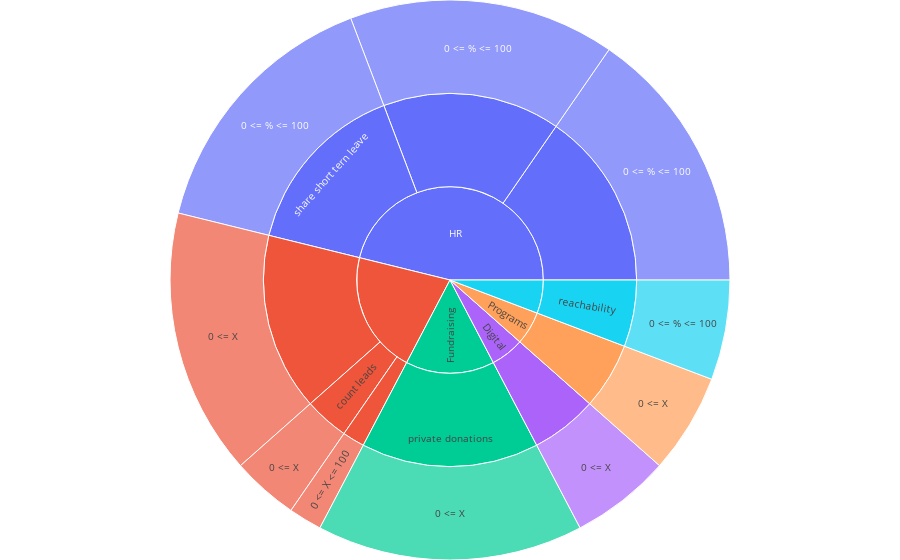

Notebook code cell kept with this figure:
### Code cell
# @title
fig = px.sunburst(df, path=['circle', 'kpi','range'])#, values='value')
fig.update_layout(margin = dict(t=0, l=0, r=0, b=0))
fig.update_layout(uniformtext=dict(minsize=10, mode='hide'))
fig.show()

### Figure 1 — Plotly figure (JSON) as saved in the notebook; plotly's stock layout.template omitted (floating-point values rounded to 4 significant figures)
{"data": [{"branchvalues": "total", "domain": {"x": [0, 1], "y": [0, 1]}, "hovertemplate": "labels=%{label}<br>count=%{value}<br>parent=%{parent}<br>id=%{id}<extra></extra>", "ids": ["HR/involuntary headcount change (FTE)/0 <= % <= 100", "Programs - Children - Counceling/reachability/0 <= % <= 100", "HR/share of teams constituted as circles/0 <= % <= 100", "HR/share short tern leave/0 <= % <= 100", "Digital/additional monetization/savings from CRM/0 <= X", "Programs/additional monetization/savings from programs/0 <= X", "Programs - Parents -Online/count leads/0 <= X", "Programs - Parents -Online/count sessions on .projuventute.ch/0 <= X", "Fundraising/private donations/0 <= X", "Programs - Parents -Online/net promoter score/0 <= X <= 100", "Digital/additional monetization/savings from CRM", "Programs/additional monetization/savings from programs", "Programs - Parents -Online/count leads", "Programs - Parents -Online/count sessions on .projuventute.ch", "HR/involuntary headcount change (FTE)", "Programs - Parents -Online/net promoter score", "Fundraising/private donations", "Programs - Children - Counceling/reachability", "HR/share of teams constituted as circles", "HR/share short tern leave", "Digital", "Fundraising", "HR", "Programs", "Programs - Children - Counceling", "Programs - Parents -Online"], "labels": ["0 <= % <= 100", "0 <= % <= 100", "0 <= % <= 100", "0 <= % <= 100", "0 <= X", "0 <= X", "0 <= X", "0 <= X", "0 <= X", "0 <= X <= 100", "additional monetization/savings from CRM", "additional monetization/savings from programs", "count leads", "count sessions on .projuventute.ch", "involuntary headcount change (FTE)", "net promoter score", "private donations", "reachability", "share of teams constituted as circles", "share short tern leave", "Digital", "Fundraising", "HR", "Programs", "Programs - Children - Counceling", "Programs - Parents -Online"], "name": "", "parents": ["HR/involuntary headcount change (FTE)", "Programs - Children - Counceling/reachability", "HR/share of teams constituted as circles", "HR/share short tern leave", "Digital/additional monetization/savings from CRM", "Programs/additional monetization/savings from programs", "Programs - Parents -Online/count leads", "Programs - Parents -Online/count sessions on .projuventute.ch", "Fundraising/private donations", "Programs - Parents -Online/net promoter score", "Digital", "Programs", "Programs - Parents -Online", "Programs - Parents -Online", "HR", "Programs - Parents -Online", "Fundraising", "Programs - Children - Counceling", "HR", "HR", "", "", "", "", "", ""], "type": "sunburst", "values": [8, 3, 8, 8, 3, 3, 2, 8, 8, 1, 3, 3, 2, 8, 8, 1, 8, 3, 8, 8, 3, 8, 24, 3, 3, 11]}], "layout": {"legend": {"tracegroupgap": 0}, "margin": {"b": 0, "l": 0, "r": 0, "t": 0}, "uniformtext": {"minsize": 10, "mode": "hide"}}}
